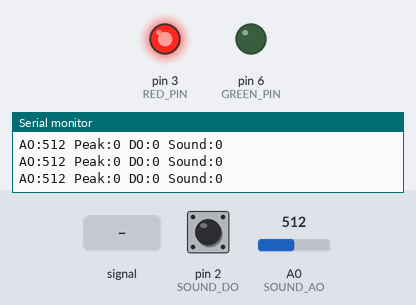
The sketch below on a simulated Arduino Uno, built with avr-gcc and run on an emulated ATmega328P. On the bench: output pins drawn as LEDs (lit = HIGH), the last lines printed to the serial monitor. Inputs (shaded band) come from the test bench; at power-on: A0 (SOUND_AO) = 512, pin 2 (SOUND_DO) HIGH.

Above: at 1.2 s.
1.3 s: A0 (SOUND_AO) fed a 200 Hz sine of ±81 counts around its level
At 2.5 s:
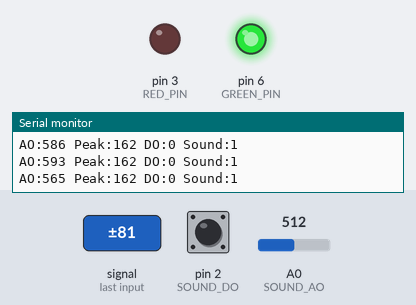
2.8 s: A0 (SOUND_AO) set to 716
At 3.5 s:
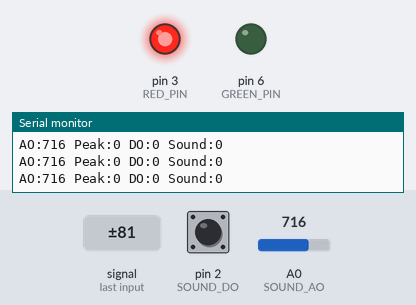
4.6 s: pin 2 (SOUND_DO) pulled LOW for 3.2 s
At 5.2 s:
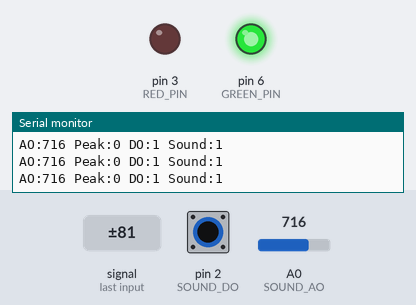
Timing chart, 0 to 9.6 s (numbered marks = the images above; inputs shaded):
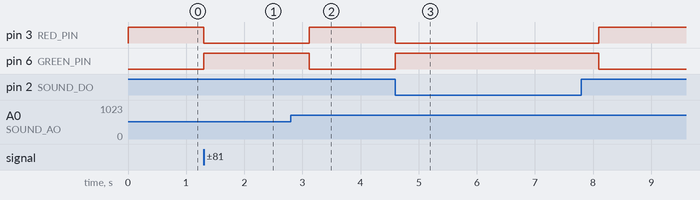

Measured:
- after the input at 1.3 s, pin 3 (RED_PIN): HIGH → LOW at once; pin 6 (GREEN_PIN): LOW → HIGH at once
- after the input at 2.8 s, pin 3 (RED_PIN): LOW → HIGH after 0.32 s; pin 6 (GREEN_PIN): HIGH → LOW after 0.32 s
- after the input at 4.6 s, pin 3 (RED_PIN): HIGH → LOW at once, → HIGH 3.5 s later; pin 6 (GREEN_PIN): LOW → HIGH at once, → LOW 3.5 s later

The sketch:

Blink.ino
```cpp
const byte SOUND_AO = A0;
const byte SOUND_DO = 2;
const byte RED_PIN = 3;
const byte GREEN_PIN = 6;
const byte ACTIVE_LEVEL = LOW;  // 실제 보드가 반대라면 HIGH로 변경
const int PEAK_THRESHOLD = 5;   // 조용할 때 Peak는 0~2, 이 값 이상이면 소리로 판단
const unsigned long HOLD_MS = 300;  // 마지막 소리 후 이 시간 동안은 "소리 나는 중"으로 유지
bool soundOn = false;
unsigned long lastSound = 0;
unsigned long windowAt = 0;
unsigned long lastReport = 0;
int minimumAdc = 1023;
int maximumAdc = 0;
int peakToPeak = 0;

void setup() {
  Serial.begin(9600);
  pinMode(SOUND_DO, INPUT_PULLUP);
  pinMode(RED_PIN, OUTPUT);
  pinMode(GREEN_PIN, OUTPUT);
  lastSound = millis() - HOLD_MS;
  windowAt = millis();
  Serial.println(F("Sound ready"));
}

void loop() {
  const unsigned long now = millis();
  const int raw = analogRead(SOUND_AO);
  minimumAdc = min(minimumAdc, raw);
  maximumAdc = max(maximumAdc, raw);

  // 마이크 AO는 파형이므로 20ms 구간의 최대-최소 차이로 소리 크기를 봅니다.
  if (now - windowAt >= 20) {
    peakToPeak = maximumAdc - minimumAdc;
    minimumAdc = 1023;
    maximumAdc = 0;
    windowAt = now;
  }

  // DO 신호가 들어오거나 AO 파형이 기준 이상으로 흔들리면 소리가 난 것으로 판단
  const bool active = digitalRead(SOUND_DO) == ACTIVE_LEVEL;
  if (active || peakToPeak >= PEAK_THRESHOLD) {
    lastSound = now;
  }
  soundOn = now - lastSound < HOLD_MS;

  // 소리 나는 중: 초록 켜고 빨강 끔 / 조용함: 빨강 켜고 초록 끔
  digitalWrite(GREEN_PIN, soundOn ? HIGH : LOW);
  digitalWrite(RED_PIN, soundOn ? LOW : HIGH);

  if (now - lastReport >= 100) {
    lastReport = now;
    Serial.print(F("AO:")); Serial.print(raw);
    Serial.print(F(" Peak:")); Serial.print(peakToPeak);
    Serial.print(F(" DO:")); Serial.print(active ? 1 : 0);
    Serial.print(F(" Sound:")); Serial.println(soundOn ? 1 : 0);
  }
}
```
